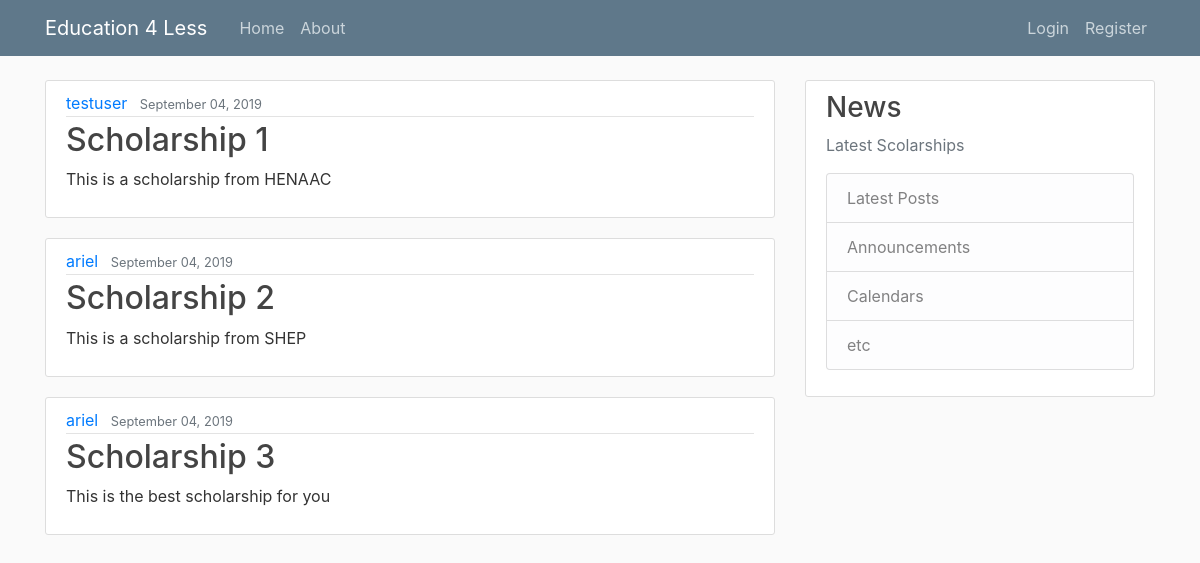
The page / on the database its author committed.
### scholarships/models.py (models this page shows, shortened)
class Post(models.Model):
    title = models.CharField(max_length=100)
    content = models.TextField()
    date_posted = models.DateTimeField(default=timezone.now)
    author = models.ForeignKey(User, on_delete=models.CASCADE)

### scholarships/views.py (the view)
# urls.py: 2. Add a URL to urlpatterns:  path('', views.home, name='home')
def home(request):
    context = {
        'posts': Post.objects.all(),
    }
    return render(request, 'scholarships/home.html', context)

### scholarships/templates/scholarships/home.html
{% extends "scholarships/base.html" %}
{% block content %}
{% for post in posts %}
<article class="media content-section">
    <div class="media-body">
        <div class="article-metadata">
            <a class="mr-2" href="#">{{ post.author }}</a>
            <small class="text-muted">{{ post.date_posted | date:"F d, Y" }}</small>
        </div>
        <h2><a class="article-title" href="#">{{ post.title }}</a></h2>
        <p class="article-content">{{ post.content }}</p>
    </div>
</article>
{% endfor %}
{% endblock content%}

### scholarships/templates/scholarships/base.html (shortened to what this page needs)
{% load static %}
<!doctype html>
<html lang="en">
<head>
    <link rel="stylesheet" href="https://maxcdn.bootstrapcdn.com/bootstrap/4.0.0/css/bootstrap.min.css"
>
    <link rel="stylesheet" type="text/css" href="{% static 'scholarships/main.css' %}">
</head>
<body>
    <header class="site-header">
        <nav class="navbar navbar-expand-md navbar-dark bg-steel fixed-top">
            <div class="container">
                <a class="navbar-brand mr-4" href="{% url 'scholarships-home' %}">Education 4 Less</a>
                <div class="collapse navbar-collapse" id="navbarToggle">
                    <div class="navbar-nav mr-auto">
                        <a class="nav-item nav-link" href="{% url 'scholarships-home' %}">Home</a>
                        <a class="nav-item nav-link" href="{% url 'scholarships-about' %}">About</a>
                    </div>
                    <div class="navbar-nav">
                        <a class="nav-item nav-link" href="#">Login</a>
                        <a class="nav-item nav-link" href="#">Register</a>
                    </div>
                </div>
            </div>
        </nav>
    </header>
    <main role="main" class="container">
        <div class="row">
            <div class="col-md-8">
                {% block content %}{% endblock %}
            </div>
            <div class="col-md-4">
                <div class="content-section">
                    <h3>News</h3>
                    <p class='text-muted'>Latest Scolarships
                        <ul class="list-group">
                            <li class="list-group-item list-group-item-light">Latest Posts</li>
                            <li class="list-group-item list-group-item-light">Announcements</li>
                            <li class="list-group-item list-group-item-light">Calendars</li>
                            <li class="list-group-item list-group-item-light">etc</li>
                        </ul>
                    </p>
                </div>
            </div>
        </div>
    </main>
</body>
</html>

### scholarships/static/scholarships/main.css (style rules this page uses)
body { background: #fafafa; color: #333333; margin-top: 5rem; }
h1, h2, h3, h4, h5, h6 { color: #444444; }
ul { margin: 0; }
.bg-steel { background-color: #5f788a; }
.site-header .navbar-nav .nav-link { color: #cbd5db; }
.content-section { background: #ffffff; padding: 10px 20px; border: 1px solid #dddddd; border-radius: 3px; margin-bottom: 20px; }
.article-title { color: #444444; }
.article-content { white-space: pre-line; }
.article-metadata { padding-bottom: 1px; margin-bottom: 4px; border-bottom: 1px solid #e3e3e3 }

### rows shown on the page
Post: author "testuser", date_posted "September 04, 2019", title "Scholarship 1", content "This is a scholarship from HENAAC"
Post: author "ariel", date_posted "September 04, 2019", title "Scholarship 2", content "This is a scholarship from SHEP"
Post: author "ariel", date_posted "September 04, 2019", title "Scholarship 3", content "This is the best scholarship for you"
